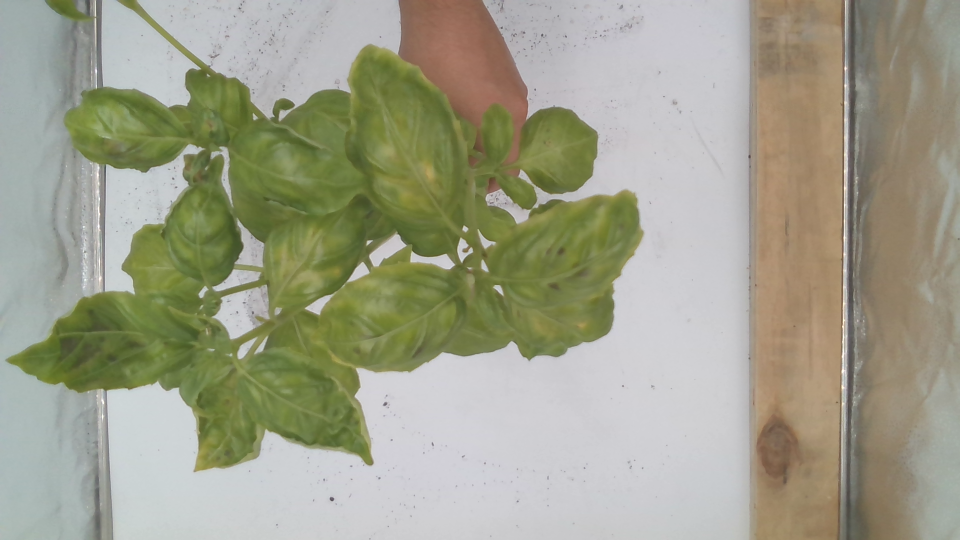
#> input picture RAL_Classification/Data/PlantTest_02_Color.png, 1920 x 1080 px (shown at 1/2 size)
$ jupyter execute --allow-errors 'Get RAL code from image.ipynb'
#> lines starting #> are read from the running program, lines starting #| are printed output that depends on the picture; after the words box and inside, x2 and y2 are one past the last pixel; in counts of white or black regions, pixels touching at a corner belong together
[cell 1]
import cv2
import numpy as np
import pandas as pd

[cell 2]
image = cv2.imread('../Data/PlantTest_02_Color.png')
#> image is the input picture: shape (1080, 1920, 3); mean B, G, R 138.4, 158.9, 158.8

result = cv2.cvtColor(image, cv2.COLOR_BGR2RGB)

image = cv2.cvtColor(image, cv2.COLOR_BGR2HSV)
#> image: shape (1080, 1920, 3); mean H, S, V 64.8, 53.2, 164.3

lower1 = np.array([30, 70, 20])
upper1 = np.array([80, 255, 255])

lower_mask = cv2.inRange(image, lower1, upper1)
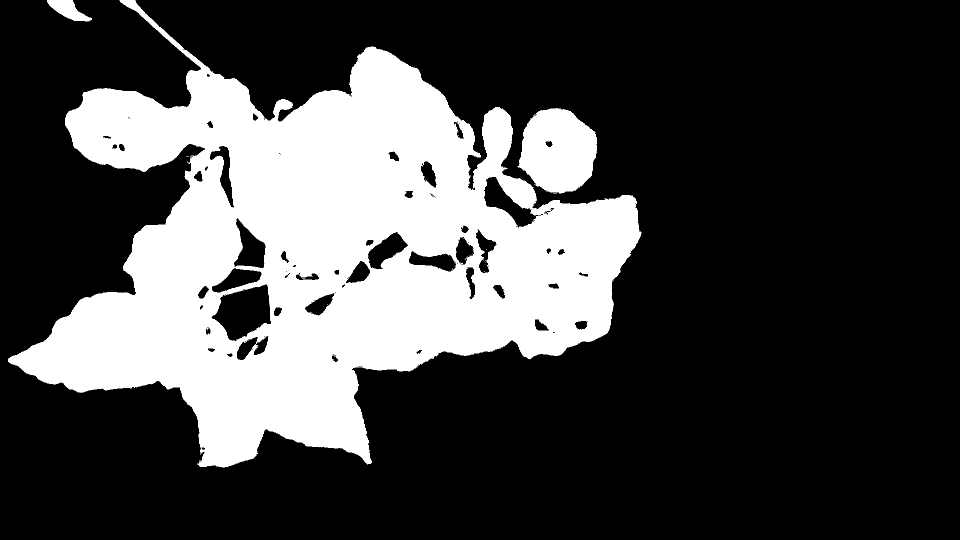
#> lower_mask: shape (1080, 1920) (shown at 1/2 size); 27.2% white; 25 white regions (22 under 20 px), largest, box (x1, y1, x2, y2) and area: (16, 0, 1284, 935) 541581, (1034, 216, 1194, 387) 20272, (94, 0, 184, 43) 1979
full_mask = lower_mask;
result = cv2.bitwise_and(result, result, mask=full_mask)
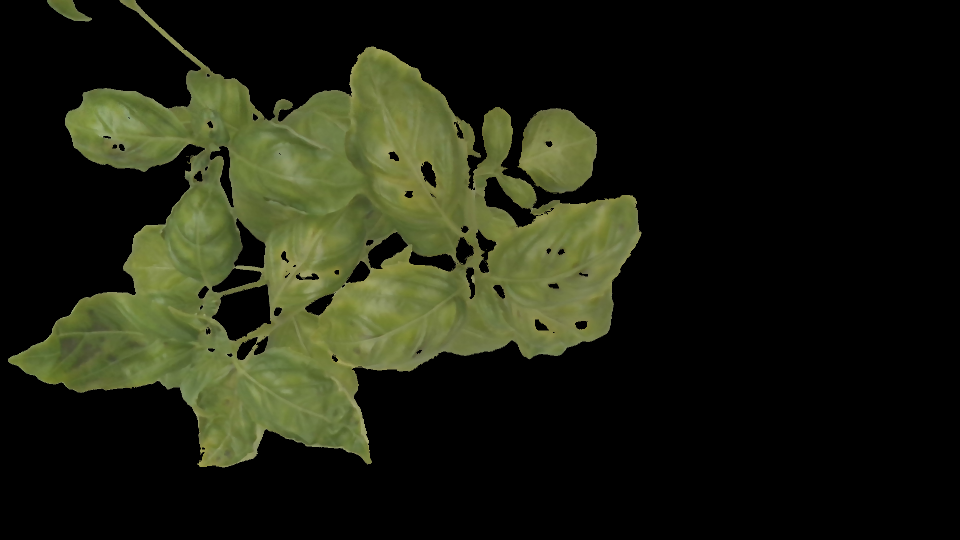
#> result: shape (1080, 1920, 3) (shown at 1/2 size); mean R, G, B 30.3, 33.3, 17.6
result.shape
#> Out = (1080, 1920, 3)

$ run again, with RAL_Classification/Data/Plant2_top_Color.png copied over RAL_Classification/Data/PlantTest_02_Color.png
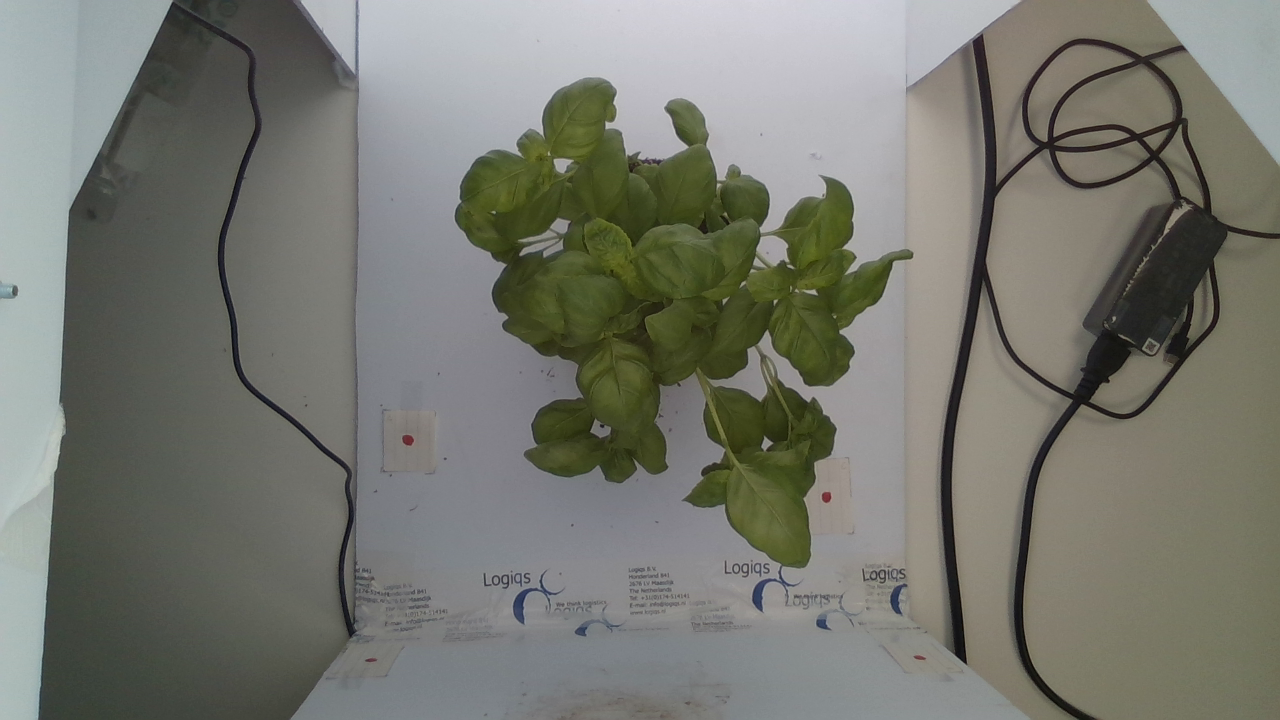
#> input picture RAL_Classification/Data/Plant2_top_Color.png, 1280 x 720 px
#> image is the input picture: shape (720, 1280, 3); mean B, G, R 111.9, 120.2, 118.9
#> image: shape (720, 1280, 3); mean H, S, V 58.9, 35, 122.9
#> `lower_mask = cv2.inRange(image, lower1, upper1)`:
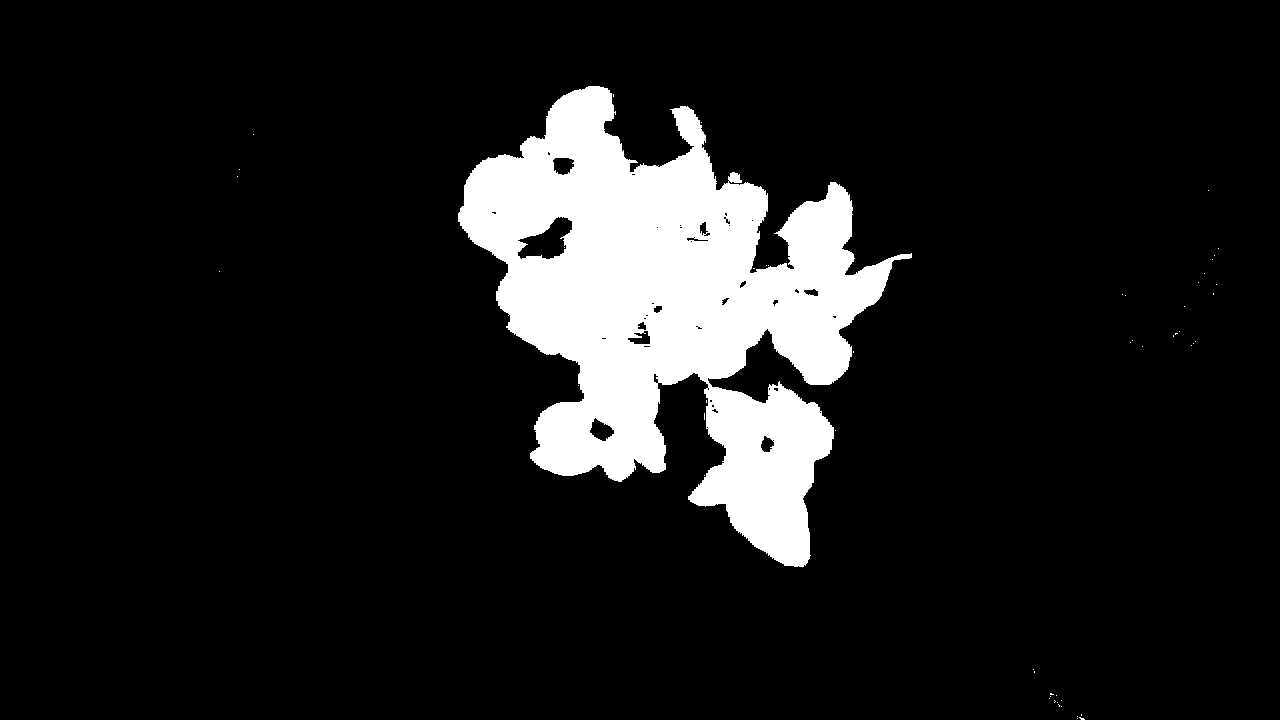
#> lower_mask: shape (720, 1280); 11% white; 52 white regions (51 under 20 px), largest, box (x1, y1, x2, y2) and area: (458, 86, 912, 567) 101104
#> `result = cv2.bitwise_and(result, result, mask=full_mask)`:
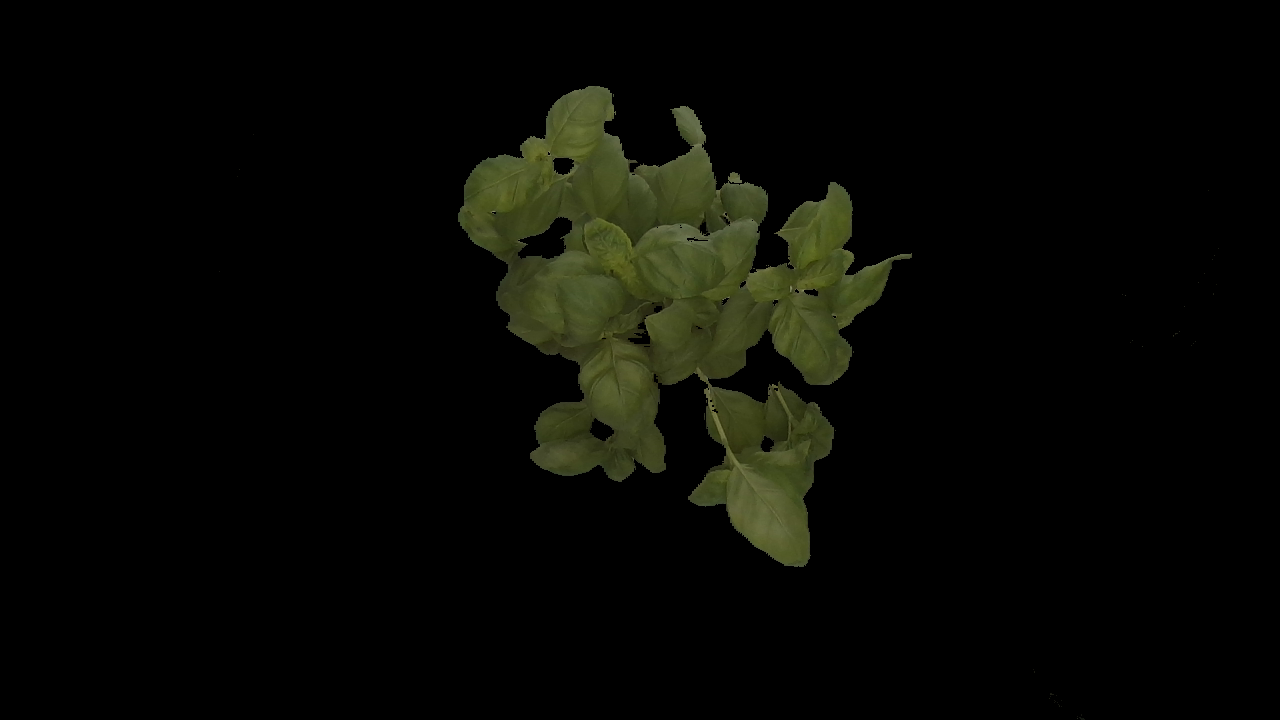
#> result: shape (720, 1280, 3); mean R, G, B 7.6, 8.4, 4

$ run again, with RAL_Classification/Data/Plant48_top_Color.png copied over RAL_Classification/Data/PlantTest_02_Color.png
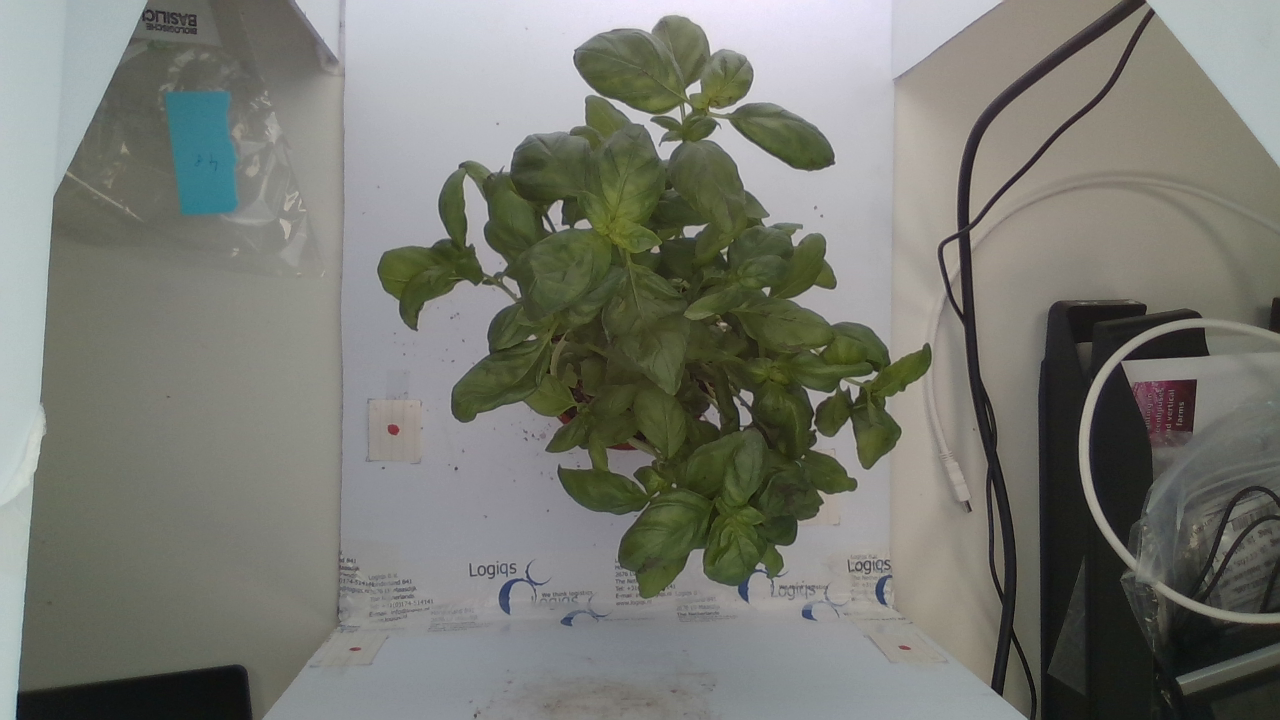
#> input picture RAL_Classification/Data/Plant48_top_Color.png, 1280 x 720 px
#> image is the input picture: shape (720, 1280, 3); mean B, G, R 114.3, 121.7, 120.2
#> image: shape (720, 1280, 3); mean H, S, V 57.6, 34.6, 124.6
#> `lower_mask = cv2.inRange(image, lower1, upper1)`:
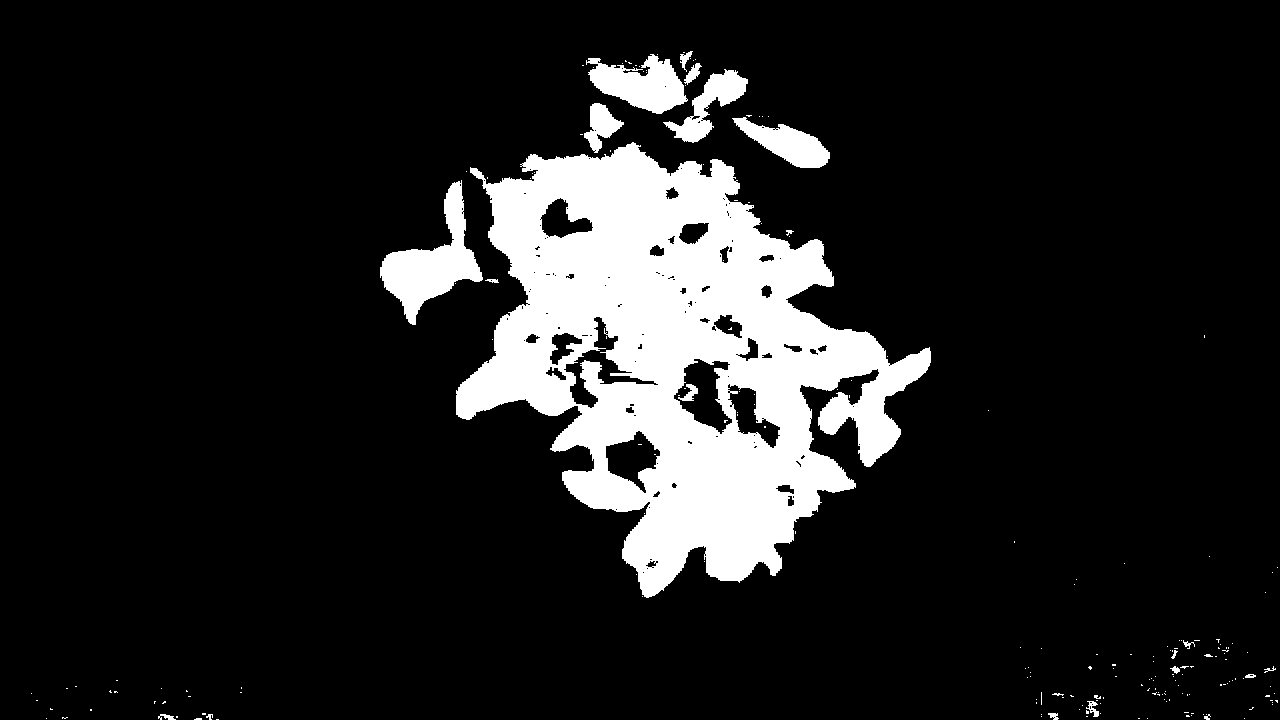
#> lower_mask: shape (720, 1280); 13.3% white; 211 white regions (189 under 20 px), largest, box (x1, y1, x2, y2) and area: (456, 142, 931, 598) 106353, (380, 180, 483, 325) 5473, (586, 54, 688, 114) 3462
#> `result = cv2.bitwise_and(result, result, mask=full_mask)`:
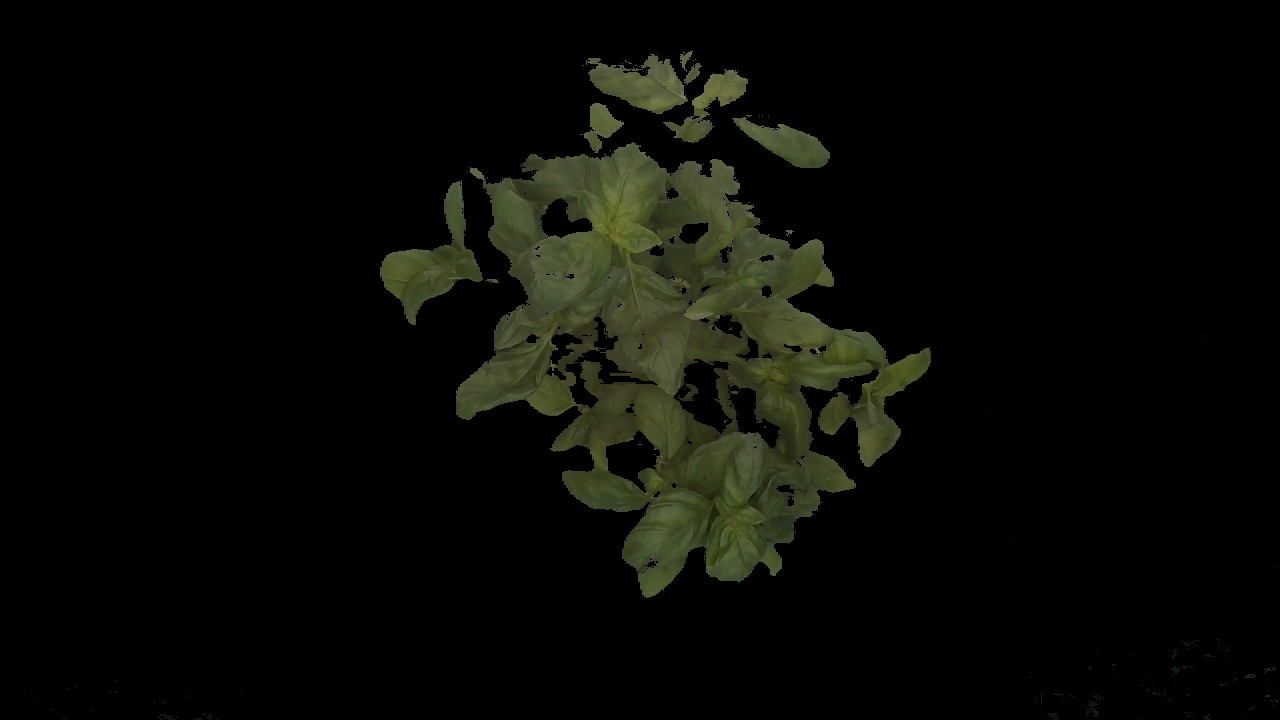
#> result: shape (720, 1280, 3); mean R, G, B 9.1, 10, 5.7

$ run again, with RAL_Classification/Data/PlantTest_01_Color_Color.png copied over RAL_Classification/Data/PlantTest_02_Color.png
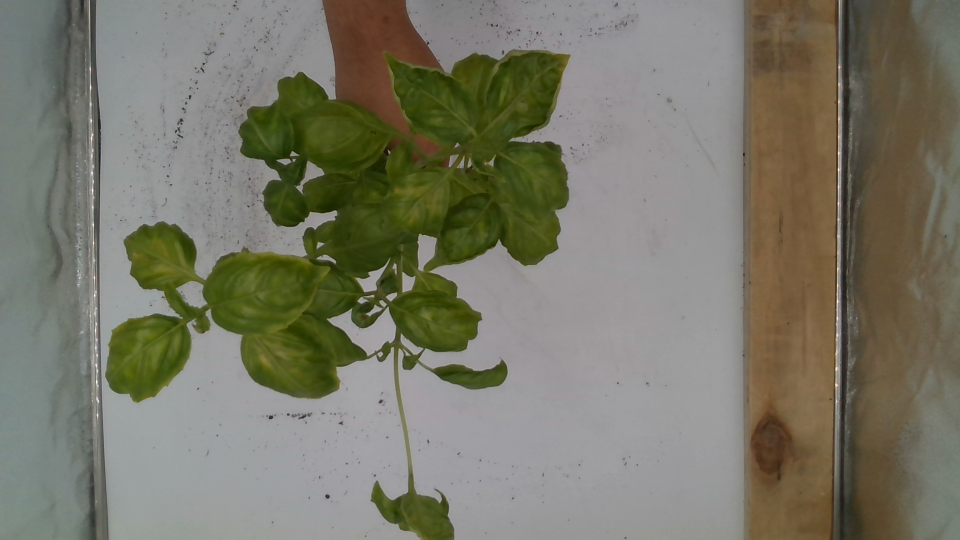
#> input picture RAL_Classification/Data/PlantTest_01_Color_Color.png, 1920 x 1080 px (shown at 1/2 size)
#> image is the input picture: shape (1080, 1920, 3); mean B, G, R 103.9, 119.3, 120.8
#> image: shape (1080, 1920, 3); mean H, S, V 60.3, 60.1, 124.1
#> `lower_mask = cv2.inRange(image, lower1, upper1)`:
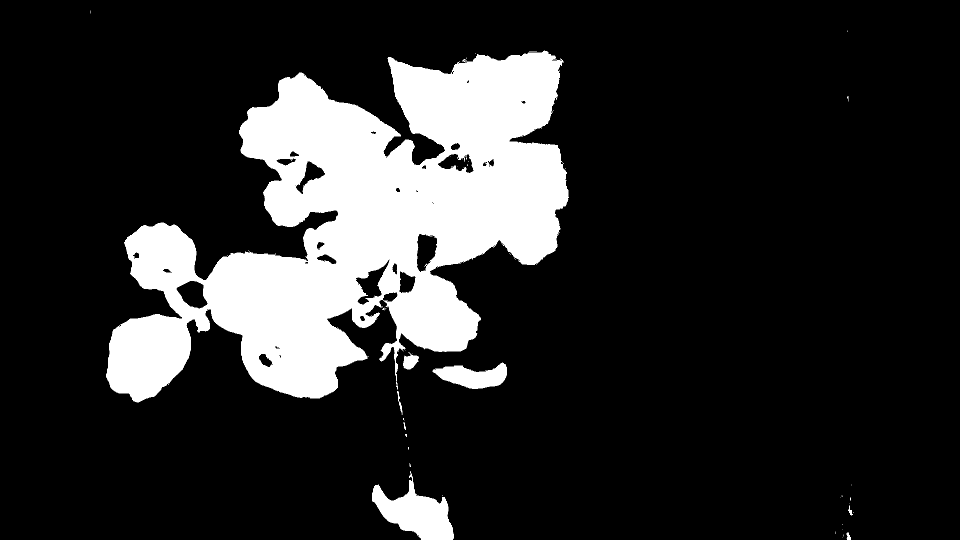
#> lower_mask: shape (1080, 1920) (shown at 1/2 size); 16.9% white; 64 white regions (54 under 20 px), largest, box (x1, y1, x2, y2) and area: (212, 101, 1138, 805) 332748, (744, 942, 908, 1080) 10785, (864, 725, 1014, 778) 4741
#> `result = cv2.bitwise_and(result, result, mask=full_mask)`:
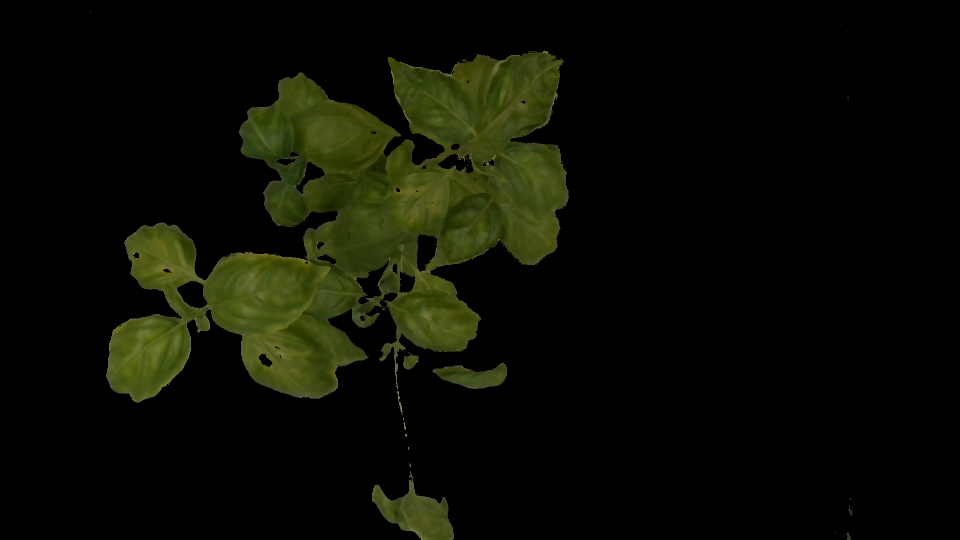
#> result: shape (1080, 1920, 3) (shown at 1/2 size); mean R, G, B 11, 12.8, 3.5
